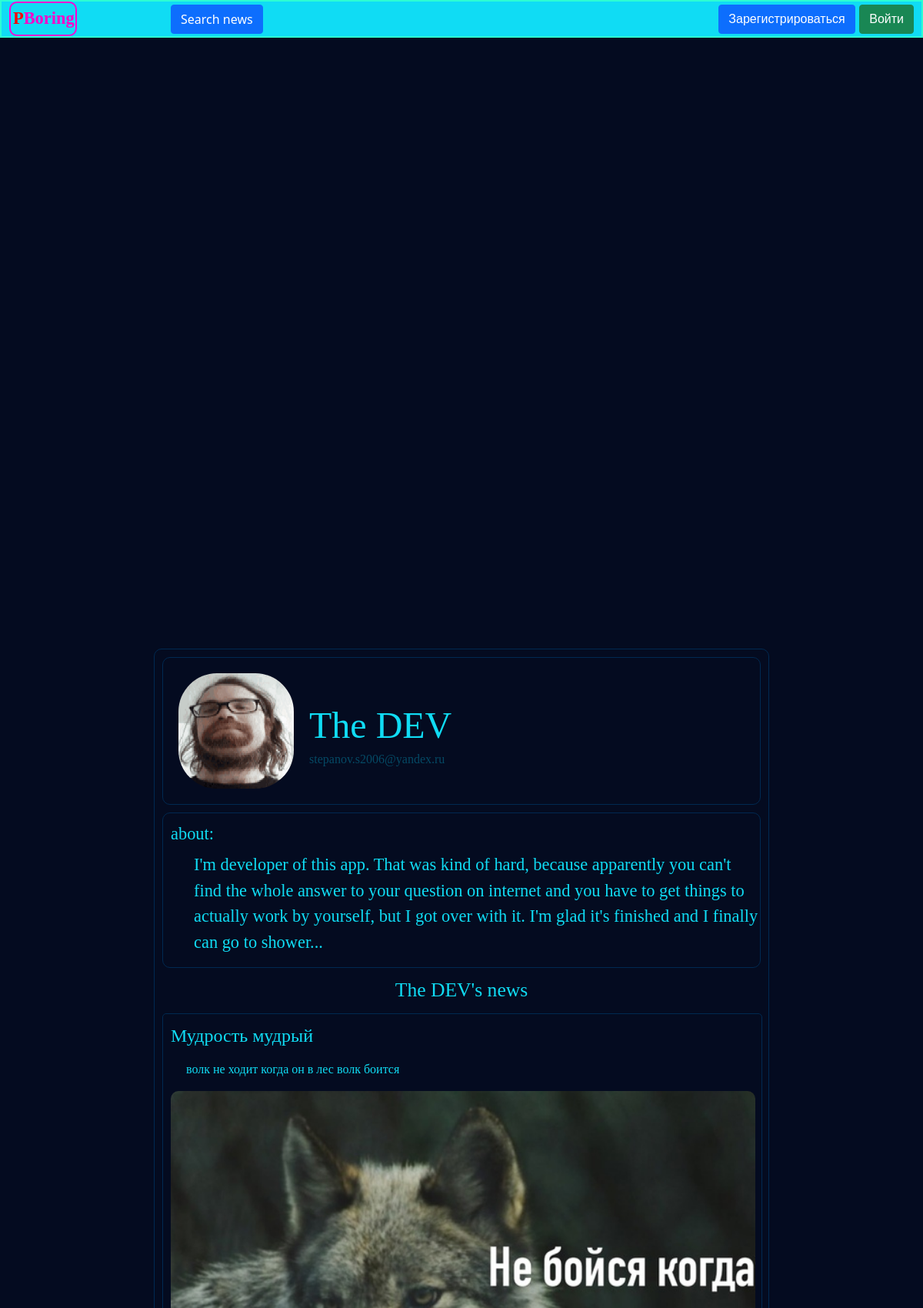
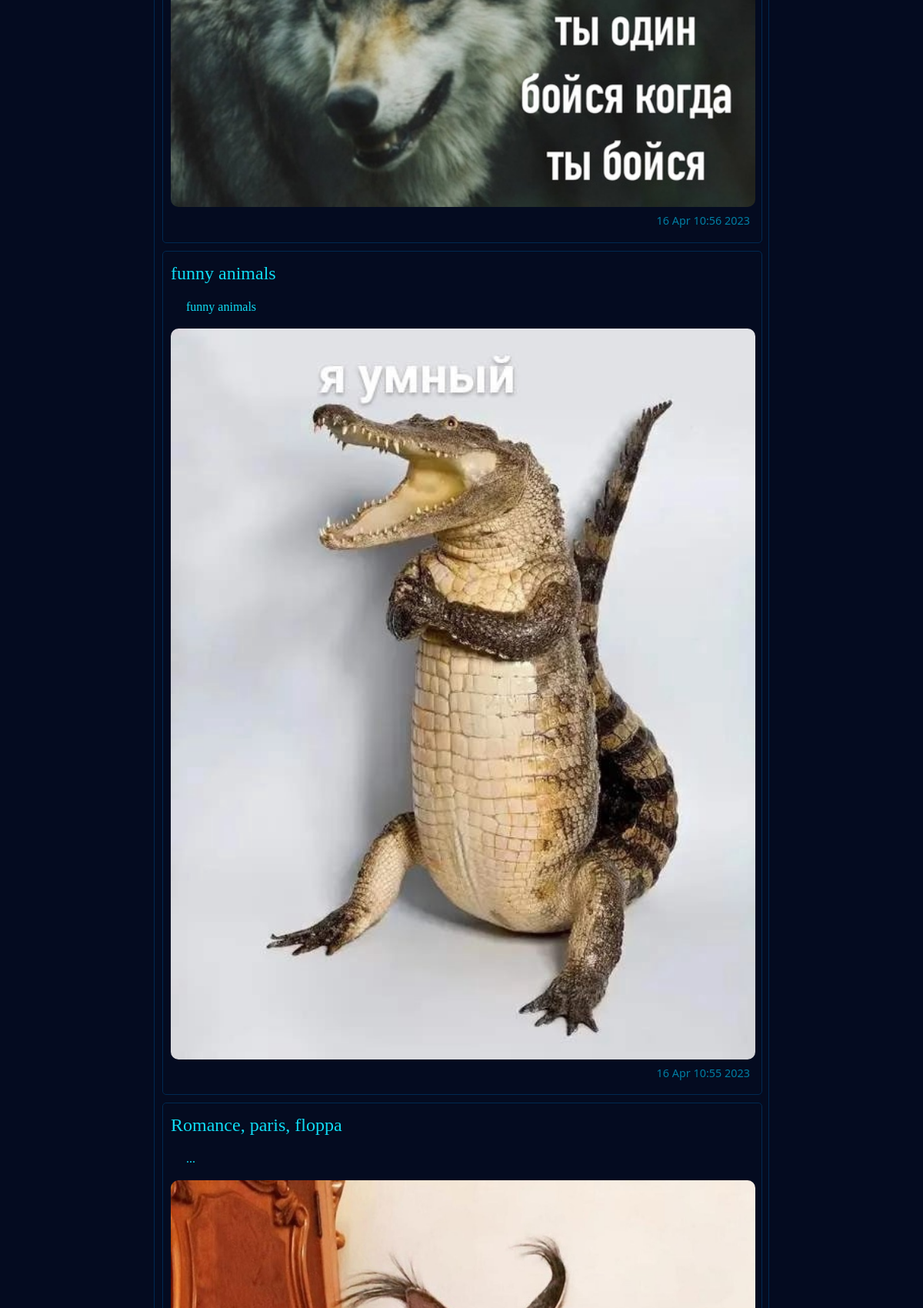
The app's page /user/profile/2 (upper part) with its own data (2 pictures, top to bottom).
### modules/user.py (models this page shows, shortened)
class User(SqlAlchemyBase, UserMixin, SerializerMixin):
    __tablename__ = 'users'
    id = sqlalchemy.Column(sqlalchemy.Integer, primary_key=True, autoincrement=True)
    nickname = sqlalchemy.Column(sqlalchemy.String, nullable=True)
    about = sqlalchemy.Column(sqlalchemy.String, nullable=True, default='')
    email = sqlalchemy.Column(sqlalchemy.String, index=True, unique=True, nullable=True)
    hashed_password = sqlalchemy.Column(sqlalchemy.String, nullable=True)
    modified_date = sqlalchemy.Column(sqlalchemy.DateTime, default=datetime.datetime.now)
    image = sqlalchemy.Column(sqlalchemy.String, nullable=True, default='no_pfp.png')
    news = orm.relationship("News", back_populates='creator')

### modules/news.py (models this page shows)
class News(SqlAlchemyBase, SerializerMixin):
    __tablename__ = 'news'
    id = sqlalchemy.Column(sqlalchemy.Integer, primary_key=True, autoincrement=True)
    title = sqlalchemy.Column(sqlalchemy.String, nullable=False)
    about = sqlalchemy.Column(sqlalchemy.String, nullable=False)
    images = sqlalchemy.Column(sqlalchemy.String, nullable=True, default='')
    tags = sqlalchemy.Column(sqlalchemy.String, nullable=True)
    creation_date = sqlalchemy.Column(sqlalchemy.DateTime, default=datetime.datetime.now)
    creator_id = sqlalchemy.Column(sqlalchemy.Integer, sqlalchemy.ForeignKey("users.id"))
    creator = orm.relationship('User')
    comments = orm.relationship("Comment", back_populates='news')

### server.py (the view)
@app.route('/user/profile/<int:id>', methods=['GET', 'POST'])
def show_user(id):
    db_sess = db_session.create_session()
    user = db_sess.query(User).get(id)
    if not user:
        abort(404)
    first_images_urls = {}
    for i in user.news:
        first_images_urls[i.id] = url_for('static', filename=f'img/news/{i.id}/{i.images.split(";")[0]}')
    return render_template('profile.html', title='profile',
                           base_css=url_for('static', filename='css/base.css'),
                           page_css=url_for('static', filename='css/profile_page.css'),
                           user_img_url=url_for('static', filename=f'img/users/{user.image}'),
                           user=user, first_images_urls=first_images_urls,
                           user_news=sorted(user.news, key=lambda x: x.creation_date, reverse=True))

### modules/db_session.py (called while the page is built)
def create_session() -> Session:
    global __factory
    return __factory()

### templates/profile.html (shortened to what this page needs)
{% extends "base.html" %}
{% block content %}
<div class="page">
    <div class="user-info">
        <div class="user-head">
            <img class="profile-picture" src="{{ user_img_url }}" alt="no image">
            <div class="user-nickname-email">
                <p class="user-nickname"> {{ user.nickname }} </p>
                <p class="user-email"> {{ user.email }} </p>
            </div>
        </div>
        {% if user.about != '' %}
            <div class="user-description">
                <p>
                    about: <br>
                    <div style="margin: -10px; margin-left: 30px;">
                        {% for st in user.about.split('\n') %}
                            {{ st }} <br>
                        {% endfor %}
                    </div>
                </p>
            </div>
        {% endif %}
    </div>
    {% if user.id != 1 %}
        {% if user.news %}
            <div class="user-news-heading"> {{ user.nickname }}'s news </div>
        {% endif %}
        <div class="news-grid">
            {% for elem in user_news %}
            <div class="single-news-div">
                <div style="display: grid; grid-template-columns: 1fr 100px; grid-auto-rows: 60px;">
                    <p class="p-news-title">
                        <a href="/news/{{ elem.id }}" class="a-news-title"> {{ elem.title }} </a>
                    </p>
                </div>
                <div class="news-description-div">
                    <p>
                        {% for st in elem.about.split('\n') %}
                            {{ st }} <br>
                        {% endfor %}
                    </p>
                </div>
                <div class="p-news-img">
                    {% set no_image_url = url_for("static", filename="img/news/no_image.png") %}
                    {% set image_format = first_images_urls[elem.id].split(".")[-1] %}
                    {% if image_format not in ('jpg', 'jpeg', 'png', 'bmp') %}
                        <a href="/news/{{ elem.id }}"> <img class="news-img" src="{{ no_image_url }}" alt="no image found"> </a>
                    {% else %}
                        <a href="/news/{{ elem.id }}"> <img class="news-img" src="{{ first_images_urls[elem.id] }}" alt="no image found"> </a>
                    {% endif %}
                </div>
                <div style="text-align: right; font-size: 0.9em; color: #007EA3; margin: 7px;">
                    {% set a = elem.creation_date %}
                    {{ a.day}} {{a.strftime('%B')[:3]}} {{a.strftime('%H')}}:{{a.strftime('%M')}} {{ a.strftime('%Y')}}
                </div>
            </div>
            {% endfor %}
        </div>
    {% endif %}
</div>
{% endblock %}

### static/css/profile_page.css (style rules this page uses)
.page { width: 800px; position: absolute; top: 10%; left: 0; right: 0; margin: auto; border: 1px solid #002951; border-radius: 10px; padding: 10px; }
.user-head { display: grid; grid-template-columns: 150px 1fr 50px; border: 1px solid #002951; border-radius: 10px; padding: 20px; grid-column-gap: 10px; }
.user-nickname-email { font-family: cursive; margin-left: 10px; margin-bottom: 10px; margin-top: auto; }
.user-nickname { color: #10DCF4; font-family: cursive; font-size: 3em; }
.user-email { color: #054964; margin-top: -20px; }
.profile-picture { width: 150px; max-width: 200px; max-height: 200px; border-radius: 50px; align-self: center; }
.user-description { display: inline-box; word-wrap: break-word; color: #10DCF4; font-family: cursive; font-size: 1.4em; border: 1px solid #002951; border-radius: 10px; margin-top: 10px; margin-bottom: 10px; padding: 10px; }
.user-news-heading { font-size: 1.6em; color: #10DCF4; font-family: cursive; text-align: center; margin: 10px; }
.news-grid { display: grid; grid-template-columns: 1fr; grid-row-gap: 10px; }
.single-news-div { display: grid; border: 1px solid #002951; border-radius: 5px; width: 780px; padding: 10px; }
.news-img { width: 760px; max-width: 760px; border: 0px solid #002951; border-radius: 10px; }
.p-news-title { text-decoration: none; color: #10DCF4; font-family: cursive; text-align: left; font-size: 1.5em; }
.news-description-div { width: 720px; display: inline-box; word-wrap: break-word; color: #10DCF4; font-family: cursive; text-align: left; margin-left: 20px; margin-top: -10px; font-size: 1em; }
.a-news-title { text-decoration: none; color: #10DCF4; font-family: cursive; }

### static/css/base.css (style rules this page uses)
body { background-color: #040B20; color: #040B20; }

### records on screen
User: nickname "The DEV", email "stepanov.s2006@yandex.ru", about "I'm developer of this app. That was kind of hard, because apparently you can't find the whole answer to your question on internet and you have to get things to actually work by yourself, but I got over with it. I'm glad it's finished and I finally can go to shower..."
News: title "Мудрость мудрый", about "волк не ходит когда он в лес волк боится", shows a picture, day "16", creation_date "Apr", strftime "10", strftime "56", strftime "2023"
News: title "funny animals", about "funny animals", shows a picture, day "16", creation_date "Apr", strftime "10", strftime "55", strftime "2023"
News: title "Romance, paris, floppa", about "...", shows a picture
